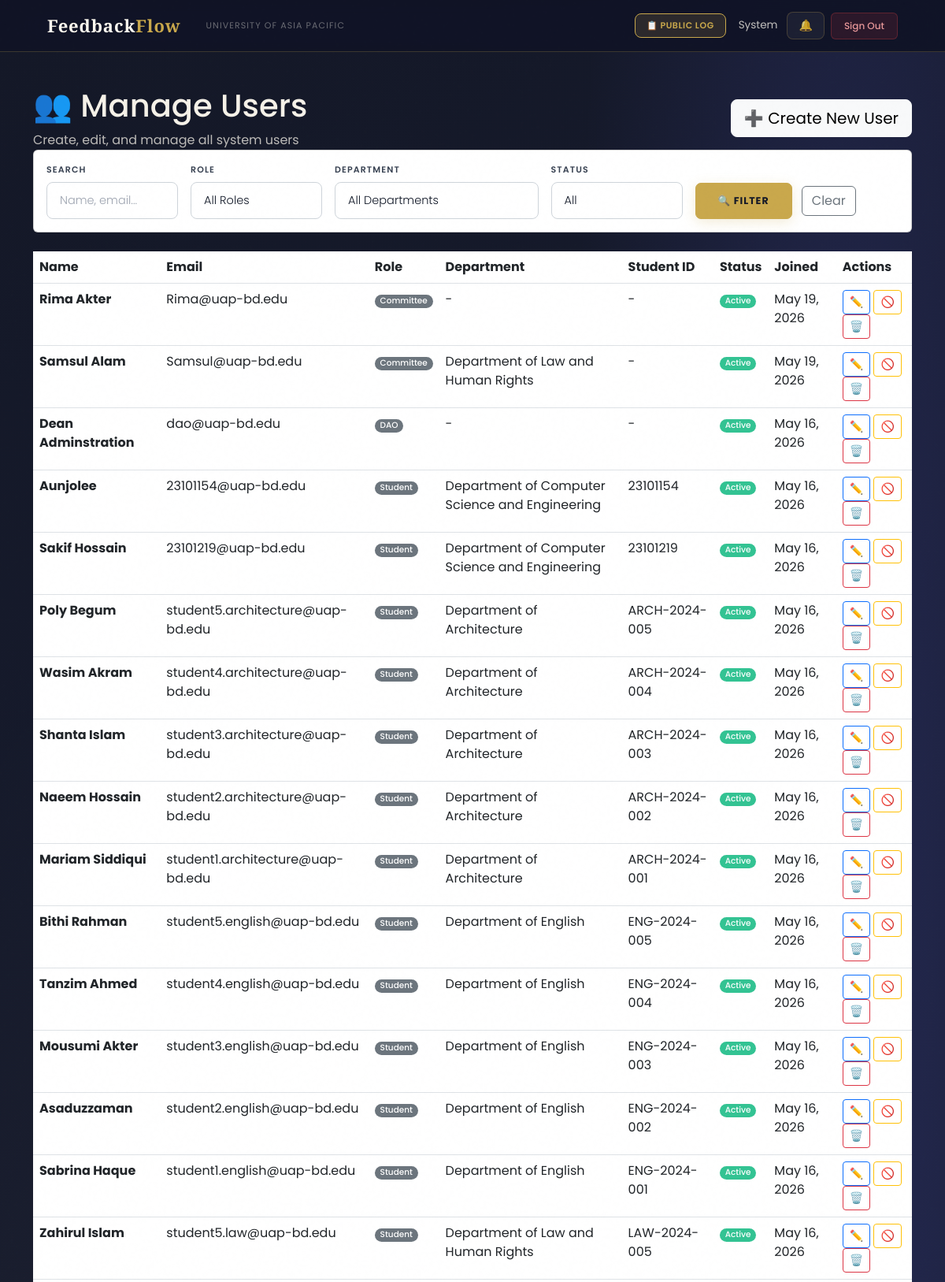
The app's page /dashboard/users/ (signed in, upper part) with its own data.
### users/models.py (models this page shows, shortened)
class User(AbstractBaseUser, PermissionsMixin):
    ROLE_CHOICES = (
        ('Student',   'Student'),
        ('Faculty',   'Faculty'),
        ('HOD',       'Head of Department'),
        ('Staff',     'Staff'),
        ('DAO',       'Dean of Administration Office'),
        ('Admin',     'Administrator'),
        ('Committee', 'Committee Member'),
    )
    DEPARTMENT_CHOICES = (
        ('DBA',          'Department of Business Administration'),
        ('CSE',          'Department of Computer Science and Engineering'),
        ('CE',           'Department of Civil Engineering'),
        ('EEE',          'Department of Electrical and Electronic Engineering'),
        ('Pharmacy',     'Department of Pharmacy'),
        ('Law',          'Department of Law and Human Rights'),
        ('English',      'Department of English'),
        ('Architecture', 'Department of Architecture'),
    )
    COMMITTEE_TYPE_CHOICES = (
        ('Harassment Committee', 'Harassment Committee'),
        ('Proctorial Committee', 'Proctorial Committee'),
    )
    email          = models.EmailField(unique=True, max_length=255)
    full_name      = models.CharField(max_length=150)
    role           = models.CharField(max_length=20, choices=ROLE_CHOICES)
    department     = models.CharField(max_length=100, choices=DEPARTMENT_CHOICES, null=True, blank=True)
    student_id     = models.CharField(max_length=50, unique=True, null=True, blank=True)
    committee_type = models.CharField(max_length=50, choices=COMMITTEE_TYPE_CHOICES, null=True, blank=True)
    is_active      = models.BooleanField(default=True)
    is_staff       = models.BooleanField(default=False)
    created_at     = models.DateTimeField(auto_now_add=True)
    updated_at     = models.DateTimeField(auto_now=True)
    USERNAME_FIELD  = 'email'
    REQUIRED_FIELDS = ['full_name']
    objects = UserManager()
    class Meta:
        verbose_name        = 'User'
        verbose_name_plural = 'Users'
        ordering            = ['-created_at']
    def get_short_name(self):
        return self.full_name.split()[0] if self.full_name else self.email

### users/views.py (the view)
# urls.py: path('dashboard/users/',                              views.admin_user_list,         name='admin_user_list'),
@login_required
def admin_user_list(request):
    if request.user.role != 'Admin':
        return redirect('login')
    users         = User.objects.all().order_by('-created_at')
    search        = request.GET.get('q', '')
    role_filter   = request.GET.get('role', '')
    dept_filter   = request.GET.get('department', '')
    status_filter = request.GET.get('status', '')
    if search:
        users = users.filter(full_name__icontains=search) | users.filter(email__icontains=search)
    if role_filter:
        users = users.filter(role=role_filter)
    if dept_filter:
        users = users.filter(department=dept_filter)
    if status_filter == 'active':
        users = users.filter(is_active=True)
    elif status_filter == 'inactive':
        users = users.filter(is_active=False)
    context = {
        'users':              users,
        'search_query':       search,
        'role_filter':        role_filter,
        'dept_filter':        dept_filter,
        'status_filter':      status_filter,
        'roles':              User.ROLE_CHOICES,
        'departments':        User.DEPARTMENT_CHOICES,
        'role_choices':       User.ROLE_CHOICES,
        'department_choices': User.DEPARTMENT_CHOICES,
    }
    return render(request, 'users/admin_user_list.html', context)

### users/context_processors.py (called while the page is built)
def notifications_count(request):
    if request.user.is_authenticated:
        from users.models import Notification, Announcement
        count = Notification.objects.filter(
            recipient=request.user,
            is_read=False
        ).count()
        active_announcements = []
        for ann in Announcement.objects.filter(is_active=True).order_by('-created_at')[:10]:
            if ann.is_visible_to(request.user):
                active_announcements.append(ann)
            if len(active_announcements) >= 3:
                break
        return {
            'unread_notifications_count': count,
            'active_announcements': active_announcements,
        }
    return {'unread_notifications_count': 0, 'active_announcements': []}

### users/templates/users/admin_user_list.html (shortened to what this page needs)
{% extends 'users/dashboard_base.html' %}
{% block content %}
<div class="container mt-4">
    <div class="dashboard-header">
        <div class="row align-items-center">
            <div class="col-md-8">
                <h1>👥 Manage Users</h1>
                <p class="mb-0 opacity-75">Create, edit, and manage all system users</p>
            </div>
            <div class="col-md-4 text-end">
                <a href="{% url 'admin_user_create' %}" class="btn btn-light btn-lg">
                    ➕ Create New User
                </a>
            </div>
        </div>
    </div>
    <div class="card info-card mb-4">
        <div class="card-body">
            <form method="get" class="row g-3 align-items-end">
                <div class="col-md-2">
                    <label class="form-label fw-semibold">Search</label>
                    <input type="text" name="q" class="form-control" placeholder="Name, email..." value="{{ search_query }}">
                </div>
                <div class="col-md-2">
                    <label class="form-label fw-semibold">Role</label>
                    <select name="role" class="form-select">
                        <option value="">All Roles</option>
                    </select>
                </div>
                <div class="col-md-3">
                    <label class="form-label fw-semibold">Department</label>
                    <select name="department" class="form-select">
                        <option value="">All Departments</option>
                    </select>
                </div>
                <div class="col-md-2">
                    <label class="form-label fw-semibold">Status</label>
                    <select name="status" class="form-select">
                        <option value="">All</option>
                    </select>
                </div>
                <div class="col-md-3">
                    <button type="submit" class="btn btn-primary me-2">🔍 Filter</button>
                    <a href="{% url 'admin_user_list' %}" class="btn btn-outline-secondary">Clear</a>
                </div>
            </form>
        </div>
    </div>
    <div class="modern-table">
        <table class="table table-hover mb-0">
            <thead>
            <tr>
                <th>Name</th>
                <th>Email</th>
                <th>Role</th>
                <th>Department</th>
                <th>Student ID</th>
                <th>Status</th>
                <th>Joined</th>
                <th>Actions</th>
            </tr>
            </thead>
            <tbody>
            {% for u in users %}
            <tr>
                <td><strong>{{ u.full_name }}</strong></td>
                <td>{{ u.email }}</td>
                <td><span class="badge bg-secondary">{{ u.role }}</span></td>
                <td>{{ u.get_department_display|default:"-" }}</td>
                <td>{{ u.student_id|default:"-" }}</td>
                <td>
                    {% if u.is_active %}
                    <span class="badge bg-success">Active</span>
                    {% else %}
                    <span class="badge bg-danger">Inactive</span>
                    {% endif %}
                </td>
                <td>{{ u.created_at|date:"M d, Y" }}</td>
                <td>
                    <a href="{% url 'admin_user_edit' u.id %}" class="btn btn-sm btn-outline-primary" title="Edit">✏️</a>
                    <a href="{% url 'admin_user_toggle_active' u.id %}" class="btn btn-sm btn-outline-warning" title="Toggle Active">
                        {% if u.is_active %}🚫{% else %}✅{% endif %}
                    </a>
                    <a href="{% url 'admin_user_delete' u.id %}" class="btn btn-sm btn-outline-danger" title="Delete">🗑️</a>
                </td>
            </tr>
            {% empty %}
            <tr>
                <td colspan="8" class="text-center text-muted py-4">No users found matching your filters.</td>
            </tr>
            {% endfor %}
            </tbody>
        </table>
    </div>
</div>
{% endblock %}

### users/templates/users/base.html (shortened to what this page needs)
<!DOCTYPE html>
<html lang="en">
<head>
    <link href="https://cdn.jsdelivr.net/npm/bootstrap@5.3.0/dist/css/bootstrap.min.css" rel="stylesheet">
</head>
<body>
    <nav class="navbar navbar-expand-lg">
        <div class="container-fluid d-flex align-items-center gap-3">
            <a class="navbar-brand" href="/">Feedback<em>Flow</em></a>
            <span class="navbar-text d-none d-md-inline">University of Asia Pacific</span>
            {% if user.is_authenticated %}
            <div class="ms-auto d-flex align-items-center gap-2">
                <a href="{% url 'public_log' %}" class="btn-bell"
                    style="font-size:11px; font-weight:600; text-transform:uppercase; letter-spacing:0.05em; background:rgba(201,168,76,.15); color:var(--gold) !important; border-color:var(--gold) !important;">
                    📋 Public Log
                </a>
                <span class="nav-user-info d-none d-md-inline ms-2">{{ user.get_short_name }}</span>
                <a href="{% url 'notifications' %}" class="btn-bell ms-1">
                    🔔
                </a>
                <a href="{% url 'logout' %}" class="btn-logout">Sign Out</a>
            </div>
            {% endif %}
        </div>
    </nav>
    <main>
        {% block content %}{% endblock %}
    </main>
</body>
</html>

### records on screen
User: get_short_name "System"
User: full_name "Rima Akter", email "Rima@uap-bd.edu", role "Committee", department "-", student_id "-", is_active "Active", created_at "May 19, 2026"
User: full_name "Samsul Alam", email "Samsul@uap-bd.edu", role "Committee", department "Department of Law and Human Rights", student_id "-", is_active "Active", created_at "May 19, 2026"
User: full_name "Dean Adminstration", email "dao@uap-bd.edu", role "DAO", department "-", student_id "-", is_active "Active", created_at "May 16, 2026"
User: full_name "Aunjolee", email "23101154@uap-bd.edu", role "Student", department "Department of Computer Science and Engineering", student_id "23101154", is_active "Active", created_at "May 16, 2026"
User: full_name "Sakif Hossain", email "23101219@uap-bd.edu", role "Student", department "Department of Computer Science and Engineering", student_id "23101219", is_active "Active", created_at "May 16, 2026"
User: full_name "Poly Begum", email "student5.architecture@uap-bd.edu", role "Student", department "Department of Architecture", student_id "ARCH-2024-005", is_active "Active", created_at "May 16, 2026"
User: full_name "Wasim Akram", email "student4.architecture@uap-bd.edu", role "Student", department "Department of Architecture", student_id "ARCH-2024-004", is_active "Active", created_at "May 16, 2026"
User: full_name "Shanta Islam", email "student3.architecture@uap-bd.edu", role "Student", department "Department of Architecture", student_id "ARCH-2024-003", is_active "Active", created_at "May 16, 2026"
User: full_name "Naeem Hossain", email "student2.architecture@uap-bd.edu", role "Student", department "Department of Architecture", student_id "ARCH-2024-002", is_active "Active", created_at "May 16, 2026"
User: full_name "Mariam Siddiqui", email "student1.architecture@uap-bd.edu", role "Student", department "Department of Architecture", student_id "ARCH-2024-001", is_active "Active", created_at "May 16, 2026"
User: full_name "Bithi Rahman", email "student5.english@uap-bd.edu", role "Student", department "Department of English", student_id "ENG-2024-005", is_active "Active", created_at "May 16, 2026"
User: full_name "Tanzim Ahmed", email "student4.english@uap-bd.edu", role "Student", department "Department of English", student_id "ENG-2024-004", is_active "Active", created_at "May 16, 2026"
User: full_name "Mousumi Akter", email "student3.english@uap-bd.edu", role "Student", department "Department of English", student_id "ENG-2024-003", is_active "Active", created_at "May 16, 2026"
User: full_name "Asaduzzaman", email "student2.english@uap-bd.edu", role "Student", department "Department of English", student_id "ENG-2024-002", is_active "Active", created_at "May 16, 2026"
User: full_name "Sabrina Haque", email "student1.english@uap-bd.edu", role "Student", department "Department of English", student_id "ENG-2024-001", is_active "Active", created_at "May 16, 2026"
User: full_name "Zahirul Islam", email "student5.law@uap-bd.edu", role "Student", department "Department of Law and Human Rights", student_id "LAW-2024-005", is_active "Active", created_at "May 16, 2026"
